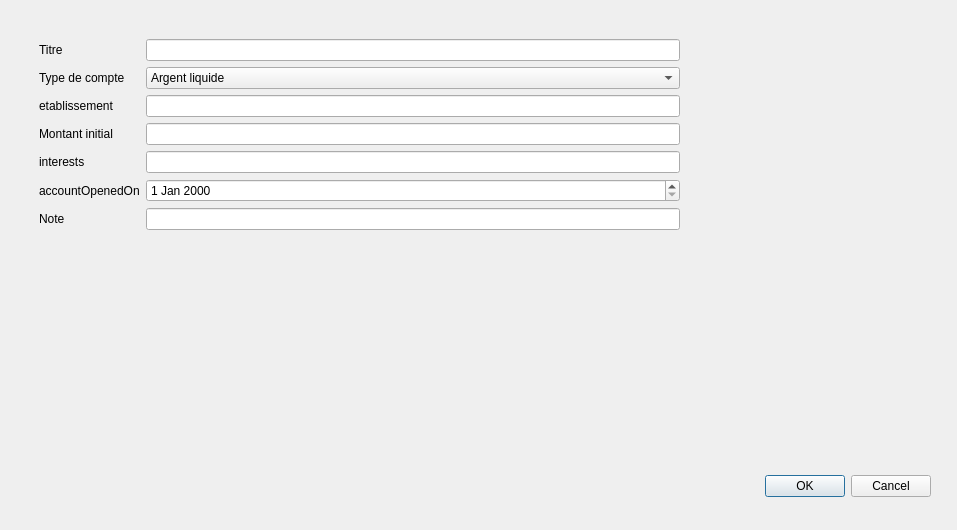
<?xml version="1.0" encoding="UTF-8"?>
<ui version="4.0">
 <class>Account</class>
 <widget class="QDialog" name="Account">
  <property name="geometry">
   <rect>
    <x>0</x>
    <y>0</y>
    <width>957</width>
    <height>530</height>
   </rect>
  </property>
  <property name="windowTitle">
   <string>Dialog</string>
  </property>
  <widget class="QDialogButtonBox" name="buttonBox">
   <property name="geometry">
    <rect>
     <x>590</x>
     <y>470</y>
     <width>341</width>
     <height>32</height>
    </rect>
   </property>
   <property name="orientation">
    <enum>Qt::Horizontal</enum>
   </property>
   <property name="standardButtons">
    <set>QDialogButtonBox::Cancel|QDialogButtonBox::Ok</set>
   </property>
  </widget>
  <widget class="QWidget" name="formLayoutWidget">
   <property name="geometry">
    <rect>
     <x>39</x>
     <y>39</y>
     <width>641</width>
     <height>361</height>
    </rect>
   </property>
   <layout class="QFormLayout" name="formLayout">
    <item row="1" column="0">
     <widget class="QLabel" name="accountTypeLabel">
      <property name="text">
       <string>Type de compte</string>
      </property>
     </widget>
    </item>
    <item row="1" column="1">
     <widget class="QComboBox" name="accountTypeComboBox">
      <item>
       <property name="text">
        <string>Argent liquide</string>
       </property>
      </item>
      <item>
       <property name="text">
        <string>Banque (général)</string>
       </property>
      </item>
      <item>
       <property name="text">
        <string>Livret A</string>
       </property>
      </item>
      <item>
       <property name="text">
        <string>Livret Jeune</string>
       </property>
      </item>
      <item>
       <property name="text">
        <string>LEP (Livret Eparge Populaire)</string>
       </property>
      </item>
      <item>
       <property name="text">
        <string>Cryptomonnaies</string>
       </property>
      </item>
      <item>
       <property name="text">
        <string>Actions</string>
       </property>
      </item>
      <item>
       <property name="text">
        <string>Entreprises (retraite et l'autre)</string>
       </property>
      </item>
      <item>
       <property name="text">
        <string>Assurance vie</string>
       </property>
      </item>
     </widget>
    </item>
    <item row="2" column="0">
     <widget class="QLabel" name="etablissementLabel">
      <property name="text">
       <string>etablissement</string>
      </property>
     </widget>
    </item>
    <item row="2" column="1">
     <widget class="QLineEdit" name="etablissementLineEdit"/>
    </item>
    <item row="3" column="0">
     <widget class="QLabel" name="initialAmountLabel">
      <property name="text">
       <string>Montant initial</string>
      </property>
     </widget>
    </item>
    <item row="3" column="1">
     <widget class="QLineEdit" name="initialAmountLineEdit"/>
    </item>
    <item row="4" column="0">
     <widget class="QLabel" name="interestsLabel">
      <property name="text">
       <string>interests</string>
      </property>
     </widget>
    </item>
    <item row="4" column="1">
     <widget class="QLineEdit" name="interestsLineEdit"/>
    </item>
    <item row="0" column="0">
     <widget class="QLabel" name="titleLabel">
      <property name="text">
       <string>Titre</string>
      </property>
     </widget>
    </item>
    <item row="0" column="1">
     <widget class="QLineEdit" name="titleLineEdit"/>
    </item>
    <item row="6" column="0">
     <widget class="QLabel" name="noteLabel">
      <property name="text">
       <string>Note</string>
      </property>
     </widget>
    </item>
    <item row="6" column="1">
     <widget class="QLineEdit" name="noteLineEdit"/>
    </item>
    <item row="5" column="0">
     <widget class="QLabel" name="accountOpenedOnLabel">
      <property name="text">
       <string>accountOpenedOn</string>
      </property>
     </widget>
    </item>
    <item row="5" column="1">
     <widget class="QDateEdit" name="accountOpenedOnDateEdit"/>
    </item>
   </layout>
  </widget>
 </widget>
 <resources/>
 <connections>
  <connection>
   <sender>buttonBox</sender>
   <signal>accepted()</signal>
   <receiver>Account</receiver>
   <slot>accept()</slot>
   <hints>
    <hint type="sourcelabel">
     <x>248</x>
     <y>254</y>
    </hint>
    <hint type="destinationlabel">
     <x>157</x>
     <y>274</y>
    </hint>
   </hints>
  </connection>
  <connection>
   <sender>buttonBox</sender>
   <signal>rejected()</signal>
   <receiver>Account</receiver>
   <slot>reject()</slot>
   <hints>
    <hint type="sourcelabel">
     <x>316</x>
     <y>260</y>
    </hint>
    <hint type="destinationlabel">
     <x>286</x>
     <y>274</y>
    </hint>
   </hints>
  </connection>
 </connections>
</ui>
